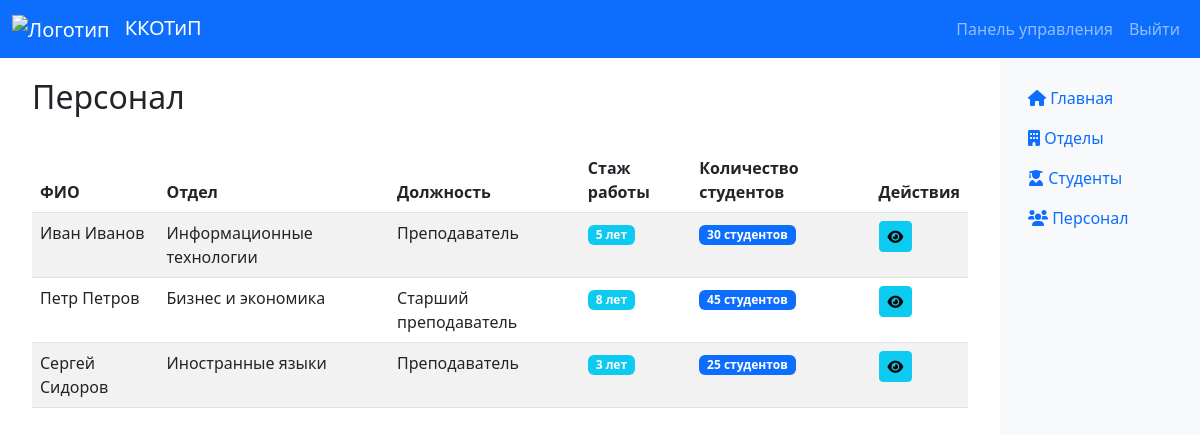
The app's page /staff/ (signed in) with its own data.
### main/models.py (models this page shows)
class Staff(models.Model):
    user = models.OneToOneField(CustomUser, on_delete=models.CASCADE)
    department = models.ForeignKey(Department, on_delete=models.CASCADE)
    position = models.CharField(max_length=100)
    data = models.JSONField(default=dict)

class CustomUser(AbstractUser):
    ROLE_CHOICES = (
        ('admin', 'Администратор'),
        ('staff', 'Персонал'),
        ('student', 'Студент'),
    )
    role = models.CharField(max_length=10, choices=ROLE_CHOICES, default='student')
    department = models.CharField(max_length=100, blank=True)
    group = models.CharField(max_length=50, blank=True)

class Department(models.Model):
    name = models.CharField(max_length=100)
    data = models.JSONField(default=dict)

### main/views.py (the view, shortened to what this page needs)
# urls.py: path('staff/', views.StaffListView.as_view(), name='staff_list'),
class StaffListView(LoginRequiredMixin, UserPassesTestMixin, ListView):
    model = Staff
    template_name = 'main/staff_list.html'
    context_object_name = 'staff'
    ordering = ['user__last_name', 'user__first_name']
    def test_func(self):
        return self.request.user.role in ['admin', 'staff']
    def get_queryset(self):
        return Staff.objects.all()
    def get_context_data(self, **kwargs):
        context = super().get_context_data(**kwargs)
        for staff_member in context['staff']:
            staff_member.experience_years = staff_member.data.get('experience_years', 0)
            staff_member.student_count = staff_member.data.get('student_count', 0)
        return context

### templates/main/staff_list.html (shortened to what this page needs)
{% extends 'main/base.html' %}
{% load static %}
{% block content %}
<div class="container">
    <div class="d-flex justify-content-between align-items-center mb-4">
        <h2>Персонал</h2>
    </div>
    <div class="table-responsive">
        <table class="table table-striped">
            <thead>
                <tr>
                    <th>ФИО</th>
                    <th>Отдел</th>
                    <th>Должность</th>
                    <th>Стаж работы</th>
                    <th>Количество студентов</th>
                    <th>Действия</th>
                </tr>
            </thead>
            <tbody>
                {% for staff_member in staff %}
                <tr>
                    <td>{{ staff_member.user.get_full_name }}</td>
                    <td>{{ staff_member.department.name }}</td>
                    <td>{{ staff_member.position }}</td>
                    <td>
                        <span class="badge bg-info">
                            {{ staff_member.experience_years }} лет
                        </span>
                    </td>
                    <td>
                        <span class="badge bg-primary">
                            {{ staff_member.student_count }} студентов
                        </span>
                    </td>
                    <td>
                        <a href="#" class="btn btn-sm btn-info" title="Просмотр">
                            <i class="fas fa-eye"></i>
                        </a>
                    </td>
                </tr>
                {% empty %}
                <tr>
                    <td colspan="6" class="text-center">
                        Персонал пока не добавлен в систему.
                    </td>
                </tr>
                {% endfor %}
            </tbody>
        </table>
    </div>
</div>
{% endblock %}

### records on screen
Staff: user.get_full_name "Иван Иванов", department.name "Информационные технологии", position "Преподаватель", experience_years "5", student_count "30"
Staff: user.get_full_name "Петр Петров", department.name "Бизнес и экономика", position "Старший преподаватель", experience_years "8", student_count "45"
Staff: user.get_full_name "Сергей Сидоров", department.name "Иностранные языки", position "Преподаватель", experience_years "3", student_count "25"
